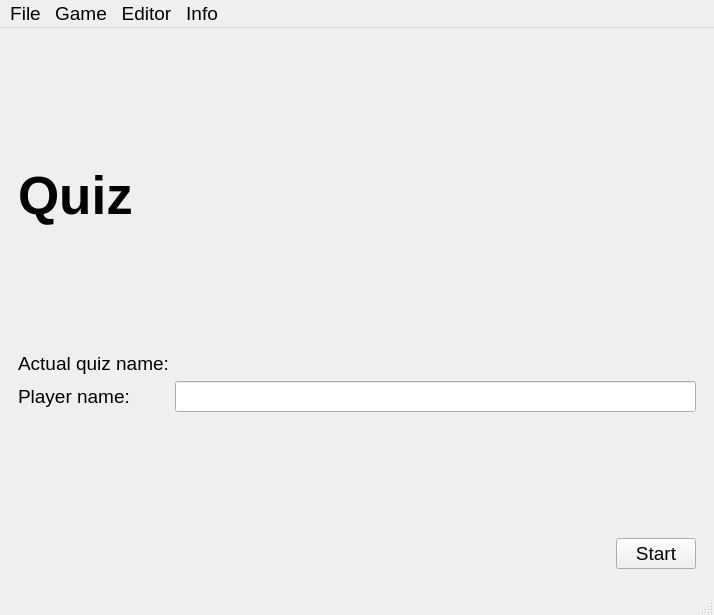
<?xml version="1.0" encoding="UTF-8"?>
<ui version="4.0">
 <class>MainWindow</class>
 <widget class="QMainWindow" name="MainWindow">
  <property name="geometry">
   <rect>
    <x>0</x>
    <y>0</y>
    <width>714</width>
    <height>615</height>
   </rect>
  </property>
  <property name="sizePolicy">
   <sizepolicy hsizetype="Expanding" vsizetype="MinimumExpanding">
    <horstretch>0</horstretch>
    <verstretch>0</verstretch>
   </sizepolicy>
  </property>
  <property name="minimumSize">
   <size>
    <width>0</width>
    <height>615</height>
   </size>
  </property>
  <property name="font">
   <font>
    <pointsize>14</pointsize>
   </font>
  </property>
  <property name="windowTitle">
   <string>MainWindow</string>
  </property>
  <property name="windowIcon">
   <iconset>
    <normaloff>:/icons/question_mark.png</normaloff>:/icons/question_mark.png</iconset>
  </property>
  <widget class="QWidget" name="centralwidget">
   <layout class="QVBoxLayout" name="verticalLayout_2">
    <item>
     <widget class="QStackedWidget" name="stackedWidget">
      <property name="currentIndex">
       <number>0</number>
      </property>
      <widget class="QWidget" name="home">
       <layout class="QVBoxLayout" name="verticalLayout_3">
        <item>
         <layout class="QVBoxLayout" name="verticalLayout">
          <item>
           <spacer name="verticalSpacer_3">
            <property name="orientation">
             <enum>Qt::Vertical</enum>
            </property>
            <property name="sizeHint" stdset="0">
             <size>
              <width>20</width>
              <height>40</height>
             </size>
            </property>
           </spacer>
          </item>
          <item>
           <widget class="QLabel" name="title">
            <property name="font">
             <font>
              <pointsize>40</pointsize>
              <bold>true</bold>
             </font>
            </property>
            <property name="text">
             <string>Quiz</string>
            </property>
           </widget>
          </item>
          <item>
           <spacer name="verticalSpacer_2">
            <property name="orientation">
             <enum>Qt::Vertical</enum>
            </property>
            <property name="sizeHint" stdset="0">
             <size>
              <width>20</width>
              <height>40</height>
             </size>
            </property>
           </spacer>
          </item>
          <item>
           <layout class="QFormLayout" name="formLayout">
            <item row="0" column="0">
             <widget class="QLabel" name="actualQuiz">
              <property name="font">
               <font>
                <pointsize>14</pointsize>
               </font>
              </property>
              <property name="text">
               <string>Actual quiz name:</string>
              </property>
             </widget>
            </item>
            <item row="0" column="1">
             <widget class="QLabel" name="filename">
              <property name="font">
               <font>
                <pointsize>14</pointsize>
                <bold>true</bold>
               </font>
              </property>
              <property name="text">
               <string/>
              </property>
             </widget>
            </item>
            <item row="1" column="0">
             <widget class="QLabel" name="playerNameLabel">
              <property name="font">
               <font>
                <pointsize>14</pointsize>
               </font>
              </property>
              <property name="text">
               <string>Player name:</string>
              </property>
             </widget>
            </item>
            <item row="1" column="1">
             <widget class="QLineEdit" name="playerName">
              <property name="font">
               <font>
                <pointsize>14</pointsize>
               </font>
              </property>
             </widget>
            </item>
           </layout>
          </item>
          <item>
           <spacer name="verticalSpacer">
            <property name="orientation">
             <enum>Qt::Vertical</enum>
            </property>
            <property name="sizeHint" stdset="0">
             <size>
              <width>20</width>
              <height>40</height>
             </size>
            </property>
           </spacer>
          </item>
          <item>
           <layout class="QHBoxLayout" name="horizontalLayout">
            <item>
             <spacer name="horizontalSpacer">
              <property name="orientation">
               <enum>Qt::Horizontal</enum>
              </property>
              <property name="sizeHint" stdset="0">
               <size>
                <width>298</width>
                <height>20</height>
               </size>
              </property>
             </spacer>
            </item>
            <item>
             <widget class="QPushButton" name="startButton">
              <property name="text">
               <string>Start</string>
              </property>
             </widget>
            </item>
           </layout>
          </item>
         </layout>
        </item>
       </layout>
      </widget>
      <widget class="QWidget" name="editor">
       <layout class="QHBoxLayout" name="horizontalLayout_12">
        <item>
         <layout class="QVBoxLayout" name="verticalLayout_6">
          <item>
           <layout class="QHBoxLayout" name="horizontalLayout_4">
            <item>
             <widget class="QLabel" name="quizNameLabel">
              <property name="font">
               <font>
                <pointsize>16</pointsize>
               </font>
              </property>
              <property name="text">
               <string>Quiz name:</string>
              </property>
             </widget>
            </item>
            <item>
             <widget class="QLineEdit" name="quizName">
              <property name="font">
               <font>
                <pointsize>16</pointsize>
               </font>
              </property>
             </widget>
            </item>
           </layout>
          </item>
          <item>
           <layout class="QHBoxLayout" name="horizontalLayout_11">
            <item>
             <spacer name="verticalSpacer_7">
              <property name="orientation">
               <enum>Qt::Vertical</enum>
              </property>
              <property name="sizeHint" stdset="0">
               <size>
                <width>20</width>
                <height>18</height>
               </size>
              </property>
             </spacer>
            </item>
            <item>
             <spacer name="horizontalSpacer_7">
              <property name="orientation">
               <enum>Qt::Horizontal</enum>
              </property>
              <property name="sizeHint" stdset="0">
               <size>
                <width>118</width>
                <height>20</height>
               </size>
              </property>
             </spacer>
            </item>
            <item>
             <widget class="QLabel" name="timelimitLabel">
              <property name="text">
               <string>Timelimit:</string>
              </property>
             </widget>
            </item>
            <item>
             <widget class="QLineEdit" name="timelimitEditor">
              <property name="sizePolicy">
               <sizepolicy hsizetype="Maximum" vsizetype="Fixed">
                <horstretch>0</horstretch>
                <verstretch>0</verstretch>
               </sizepolicy>
              </property>
              <property name="minimumSize">
               <size>
                <width>0</width>
                <height>0</height>
               </size>
              </property>
              <property name="maximumSize">
               <size>
                <width>40</width>
                <height>16777215</height>
               </size>
              </property>
             </widget>
            </item>
            <item>
             <widget class="QLabel" name="secoundsLabel">
              <property name="text">
               <string>s </string>
              </property>
             </widget>
            </item>
           </layout>
          </item>
          <item>
           <widget class="QListWidget" name="questions">
            <property name="minimumSize">
             <size>
              <width>0</width>
              <height>300</height>
             </size>
            </property>
           </widget>
          </item>
          <item>
           <spacer name="verticalSpacer_6">
            <property name="orientation">
             <enum>Qt::Vertical</enum>
            </property>
            <property name="sizeHint" stdset="0">
             <size>
              <width>20</width>
              <height>18</height>
             </size>
            </property>
           </spacer>
          </item>
          <item>
           <layout class="QHBoxLayout" name="horizontalLayout_6">
            <item>
             <widget class="QPushButton" name="editQuestion">
              <property name="font">
               <font>
                <pointsize>12</pointsize>
               </font>
              </property>
              <property name="text">
               <string>Edit question</string>
              </property>
             </widget>
            </item>
            <item>
             <widget class="QPushButton" name="removeQuestion">
              <property name="font">
               <font>
                <pointsize>12</pointsize>
               </font>
              </property>
              <property name="text">
               <string>Remove question</string>
              </property>
             </widget>
            </item>
            <item>
             <spacer name="horizontalSpacer_5">
              <property name="orientation">
               <enum>Qt::Horizontal</enum>
              </property>
              <property name="sizeHint" stdset="0">
               <size>
                <width>178</width>
                <height>20</height>
               </size>
              </property>
             </spacer>
            </item>
            <item>
             <widget class="QPushButton" name="createQuestion">
              <property name="font">
               <font>
                <pointsize>12</pointsize>
               </font>
              </property>
              <property name="text">
               <string>New question</string>
              </property>
             </widget>
            </item>
           </layout>
          </item>
          <item>
           <layout class="QHBoxLayout" name="horizontalLayout_5">
            <item>
             <spacer name="horizontalSpacer_4">
              <property name="orientation">
               <enum>Qt::Horizontal</enum>
              </property>
              <property name="sizeHint" stdset="0">
               <size>
                <width>458</width>
                <height>20</height>
               </size>
              </property>
             </spacer>
            </item>
            <item>
             <widget class="QPushButton" name="saveQuiz">
              <property name="font">
               <font>
                <pointsize>12</pointsize>
               </font>
              </property>
              <property name="text">
               <string>Save</string>
              </property>
             </widget>
            </item>
           </layout>
          </item>
         </layout>
        </item>
       </layout>
      </widget>
      <widget class="QWidget" name="game">
       <layout class="QHBoxLayout" name="horizontalLayout_13">
        <item>
         <layout class="QVBoxLayout" name="verticalLayout_11">
          <item>
           <layout class="QHBoxLayout" name="horizontalLayout_3">
            <item>
             <widget class="QLabel" name="actualQuestionLabel">
              <property name="text">
               <string>Actual question:</string>
              </property>
             </widget>
            </item>
            <item>
             <widget class="QLabel" name="actualQuestion">
              <property name="text">
               <string/>
              </property>
             </widget>
            </item>
            <item>
             <spacer name="horizontalSpacer_3">
              <property name="orientation">
               <enum>Qt::Horizontal</enum>
              </property>
              <property name="sizeHint" stdset="0">
               <size>
                <width>448</width>
                <height>20</height>
               </size>
              </property>
             </spacer>
            </item>
            <item>
             <widget class="QLabel" name="actualQuestionIndex">
              <property name="text">
               <string>asd</string>
              </property>
             </widget>
            </item>
           </layout>
          </item>
          <item>
           <layout class="QVBoxLayout" name="verticalLayout_7">
            <item>
             <layout class="QHBoxLayout" name="horizontalLayout_9">
              <item>
               <spacer name="horizontalSpacer_6">
                <property name="orientation">
                 <enum>Qt::Horizontal</enum>
                </property>
                <property name="sizeHint" stdset="0">
                 <size>
                  <width>318</width>
                  <height>20</height>
                 </size>
                </property>
               </spacer>
              </item>
              <item>
               <spacer name="verticalSpacer_4">
                <property name="orientation">
                 <enum>Qt::Vertical</enum>
                </property>
                <property name="sizeType">
                 <enum>QSizePolicy::Fixed</enum>
                </property>
                <property name="sizeHint" stdset="0">
                 <size>
                  <width>28</width>
                  <height>125</height>
                 </size>
                </property>
               </spacer>
              </item>
              <item>
               <layout class="QVBoxLayout" name="verticalLayout_5">
                <item>
                 <layout class="QHBoxLayout" name="horizontalLayout_8">
                  <item>
                   <widget class="QLabel" name="label_2">
                    <property name="text">
                     <string>Timeleft:</string>
                    </property>
                   </widget>
                  </item>
                  <item>
                   <widget class="QLCDNumber" name="timeleftMinutes">
                    <property name="sizePolicy">
                     <sizepolicy hsizetype="Expanding" vsizetype="Minimum">
                      <horstretch>0</horstretch>
                      <verstretch>0</verstretch>
                     </sizepolicy>
                    </property>
                    <property name="font">
                     <font>
                      <pointsize>14</pointsize>
                      <bold>true</bold>
                     </font>
                    </property>
                   </widget>
                  </item>
                  <item>
                   <widget class="QLabel" name="label_3">
                    <property name="text">
                     <string>:</string>
                    </property>
                   </widget>
                  </item>
                  <item>
                   <widget class="QLCDNumber" name="timeleftSeconds">
                    <property name="sizePolicy">
                     <sizepolicy hsizetype="Expanding" vsizetype="Minimum">
                      <horstretch>0</horstretch>
                      <verstretch>0</verstretch>
                     </sizepolicy>
                    </property>
                    <property name="font">
                     <font>
                      <pointsize>14</pointsize>
                      <bold>true</bold>
                     </font>
                    </property>
                   </widget>
                  </item>
                 </layout>
                </item>
                <item>
                 <spacer name="verticalSpacer_9">
                  <property name="orientation">
                   <enum>Qt::Vertical</enum>
                  </property>
                  <property name="sizeType">
                   <enum>QSizePolicy::Fixed</enum>
                  </property>
                  <property name="sizeHint" stdset="0">
                   <size>
                    <width>20</width>
                    <height>88</height>
                   </size>
                  </property>
                 </spacer>
                </item>
               </layout>
              </item>
             </layout>
            </item>
            <item>
             <spacer name="verticalSpacer_11">
              <property name="orientation">
               <enum>Qt::Vertical</enum>
              </property>
              <property name="sizeHint" stdset="0">
               <size>
                <width>20</width>
                <height>40</height>
               </size>
              </property>
             </spacer>
            </item>
            <item>
             <layout class="QVBoxLayout" name="verticalLayout_15">
              <item>
               <widget class="QGroupBox" name="aktualis_kerdes">
                <property name="sizePolicy">
                 <sizepolicy hsizetype="Expanding" vsizetype="Fixed">
                  <horstretch>0</horstretch>
                  <verstretch>0</verstretch>
                 </sizepolicy>
                </property>
                <property name="minimumSize">
                 <size>
                  <width>672</width>
                  <height>179</height>
                 </size>
                </property>
                <property name="title">
                 <string>GroupBox</string>
                </property>
                <widget class="QWidget" name="layoutWidget">
                 <property name="geometry">
                  <rect>
                   <x>10</x>
                   <y>32</y>
                   <width>661</width>
                   <height>150</height>
                  </rect>
                 </property>
                 <layout class="QHBoxLayout" name="horizontalLayout_10">
                  <item>
                   <layout class="QVBoxLayout" name="verticalLayout_4">
                    <item>
                     <widget class="QRadioButton" name="A_valasz">
                      <property name="text">
                       <string>RadioButton</string>
                      </property>
                     </widget>
                    </item>
                    <item>
                     <widget class="QRadioButton" name="B_valasz">
                      <property name="text">
                       <string>RadioButton</string>
                      </property>
                     </widget>
                    </item>
                    <item>
                     <widget class="QRadioButton" name="C_valasz">
                      <property name="text">
                       <string>RadioButton</string>
                      </property>
                     </widget>
                    </item>
                    <item>
                     <widget class="QRadioButton" name="D_valasz">
                      <property name="text">
                       <string>RadioButton</string>
                      </property>
                     </widget>
                    </item>
                   </layout>
                  </item>
                  <item>
                   <spacer name="verticalSpacer_10">
                    <property name="orientation">
                     <enum>Qt::Vertical</enum>
                    </property>
                    <property name="sizeHint" stdset="0">
                     <size>
                      <width>20</width>
                      <height>128</height>
                     </size>
                    </property>
                   </spacer>
                  </item>
                 </layout>
                </widget>
               </widget>
              </item>
             </layout>
            </item>
           </layout>
          </item>
          <item>
           <spacer name="verticalSpacer_5">
            <property name="orientation">
             <enum>Qt::Vertical</enum>
            </property>
            <property name="sizeHint" stdset="0">
             <size>
              <width>20</width>
              <height>40</height>
             </size>
            </property>
           </spacer>
          </item>
          <item>
           <layout class="QHBoxLayout" name="horizontalLayout_2">
            <item>
             <widget class="QLabel" name="actualScoreLabel">
              <property name="text">
               <string>Actual score:</string>
              </property>
             </widget>
            </item>
            <item>
             <widget class="QLabel" name="actualScore">
              <property name="text">
               <string/>
              </property>
             </widget>
            </item>
            <item>
             <spacer name="horizontalSpacer_2">
              <property name="orientation">
               <enum>Qt::Horizontal</enum>
              </property>
              <property name="sizeHint" stdset="0">
               <size>
                <width>198</width>
                <height>20</height>
               </size>
              </property>
             </spacer>
            </item>
            <item>
             <widget class="QPushButton" name="nextQuestion">
              <property name="text">
               <string>Next question</string>
              </property>
             </widget>
            </item>
           </layout>
          </item>
         </layout>
        </item>
       </layout>
      </widget>
      <widget class="QWidget" name="info">
       <layout class="QVBoxLayout" name="verticalLayout_9">
        <item>
         <layout class="QVBoxLayout" name="verticalLayout_8">
          <item>
           <widget class="QTextBrowser" name="textBrowser">
            <property name="html">
             <string>&lt;!DOCTYPE HTML PUBLIC &quot;-//W3C//DTD HTML 4.0//EN&quot; &quot;http://www.w3.org/TR/REC-html40/strict.dtd&quot;&gt;
&lt;html&gt;&lt;head&gt;&lt;meta name=&quot;qrichtext&quot; content=&quot;1&quot; /&gt;&lt;meta charset=&quot;utf-8&quot; /&gt;&lt;style type=&quot;text/css&quot;&gt;
p, li { white-space: pre-wrap; }
hr { height: 1px; border-width: 0; }
li.unchecked::marker { content: &quot;\2610&quot;; }
li.checked::marker { content: &quot;\2612&quot;; }
&lt;/style&gt;&lt;/head&gt;&lt;body style=&quot; font-family:'Segoe UI'; font-size:14pt; font-weight:400; font-style:normal;&quot;&gt;
&lt;p align=&quot;center&quot; style=&quot; margin-top:0px; margin-bottom:0px; margin-left:0px; margin-right:0px; -qt-block-indent:0; text-indent:0px;&quot;&gt;&lt;span style=&quot; font-family:'MS Shell Dlg 2'; font-size:16pt; font-weight:600;&quot;&gt;Information&lt;/span&gt;&lt;/p&gt;
&lt;p align=&quot;center&quot; style=&quot;-qt-paragraph-type:empty; margin-top:0px; margin-bottom:0px; margin-left:0px; margin-right:0px; -qt-block-indent:0; text-indent:0px; font-family:'MS Shell Dlg 2'; font-size:16pt; font-weight:600;&quot;&gt;&lt;br /&gt;&lt;/p&gt;
&lt;p style=&quot; margin-top:0px; margin-bottom:0px; margin-left:0px; margin-right:0px; -qt-block-indent:0; text-indent:0px;&quot;&gt;&lt;span style=&quot; font-family:'MS Shell Dlg 2';&quot;&gt;With the application you can play, create and edit 4 option quizzes.&lt;/span&gt;&lt;/p&gt;
&lt;p style=&quot; margin-top:0px; margin-bottom:0px; margin-left:0px; margin-right:0px; -qt-block-indent:0; text-indent:0px;&quot;&gt;&lt;span style=&quot; font-family:'MS Shell Dlg 2';&quot;&gt;To load an existing quiz click on &amp;quot;File-&amp;gt;Choose quiz&amp;quot; menu item.&lt;/span&gt;&lt;/p&gt;
&lt;p style=&quot; margin-top:0px; margin-bottom:0px; margin-left:0px; margin-right:0px; -qt-block-indent:0; text-indent:0px;&quot;&gt;After that type in a player name and you can immediately start the game by clicking on the &amp;quot;Start&amp;quot; button.&lt;/p&gt;
&lt;p style=&quot;-qt-paragraph-type:empty; margin-top:0px; margin-bottom:0px; margin-left:0px; margin-right:0px; -qt-block-indent:0; text-indent:0px; font-family:'MS Shell Dlg 2';&quot;&gt;&lt;br /&gt;&lt;/p&gt;
&lt;p style=&quot; margin-top:0px; margin-bottom:0px; margin-left:0px; margin-right:0px; -qt-block-indent:0; text-indent:0px;&quot;&gt;Pick the right answear and then click on the &amp;quot;Next question&amp;quot; button until you can see a pop-up window with the results. If you want to start again, you can click on &amp;quot;Game -&amp;gt; New game&amp;quot; menu item&lt;span style=&quot; font-family:'MS Shell Dlg 2';&quot;&gt;. If you want to quit while you were answearing you can do that by clicking on &amp;quot;Game -&amp;gt; Exit to menu&amp;quot; item.&lt;/span&gt;&lt;/p&gt;
&lt;p style=&quot;-qt-paragraph-type:empty; margin-top:0px; margin-bottom:0px; margin-left:0px; margin-right:0px; -qt-block-indent:0; text-indent:0px; font-family:'MS Shell Dlg 2';&quot;&gt;&lt;br /&gt;&lt;/p&gt;
&lt;p style=&quot; margin-top:0px; margin-bottom:0px; margin-left:0px; margin-right:0px; -qt-block-indent:0; text-indent:0px;&quot;&gt;If you would like to create a new quiz you can choose the &amp;quot;Editor -&amp;gt; New quiz&amp;quot; option from the dropdown menu, after that you can follow the workflow.&lt;/p&gt;
&lt;p style=&quot;-qt-paragraph-type:empty; margin-top:0px; margin-bottom:0px; margin-left:0px; margin-right:0px; -qt-block-indent:0; text-indent:0px;&quot;&gt;&lt;br /&gt;&lt;/p&gt;
&lt;p style=&quot; margin-top:0px; margin-bottom:0px; margin-left:0px; margin-right:0px; -qt-block-indent:0; text-indent:0px;&quot;&gt;If you would like to edit an existing quiz you can achieve that via &amp;quot;Editor -&amp;gt; Edit quiz&amp;quot;, then use the available buttons and input fields.&lt;/p&gt;&lt;/body&gt;&lt;/html&gt;</string>
            </property>
           </widget>
          </item>
         </layout>
        </item>
       </layout>
      </widget>
      <widget class="QWidget" name="highscores">
       <layout class="QHBoxLayout" name="horizontalLayout_7">
        <item>
         <layout class="QVBoxLayout" name="verticalLayout_10">
          <item>
           <widget class="QLabel" name="highscoresLabel">
            <property name="text">
             <string>Highscores</string>
            </property>
            <property name="alignment">
             <set>Qt::AlignCenter</set>
            </property>
           </widget>
          </item>
          <item>
           <widget class="QTableWidget" name="scoreTable">
            <property name="sizePolicy">
             <sizepolicy hsizetype="Minimum" vsizetype="Expanding">
              <horstretch>0</horstretch>
              <verstretch>0</verstretch>
             </sizepolicy>
            </property>
            <property name="minimumSize">
             <size>
              <width>622</width>
              <height>0</height>
             </size>
            </property>
           </widget>
          </item>
          <item>
           <spacer name="verticalSpacer_8">
            <property name="orientation">
             <enum>Qt::Vertical</enum>
            </property>
            <property name="sizeType">
             <enum>QSizePolicy::Fixed</enum>
            </property>
            <property name="sizeHint" stdset="0">
             <size>
              <width>20</width>
              <height>30</height>
             </size>
            </property>
           </spacer>
          </item>
         </layout>
        </item>
       </layout>
      </widget>
      <widget class="QWidget" name="read_file">
       <layout class="QVBoxLayout" name="verticalLayout_13">
        <item>
         <layout class="QVBoxLayout" name="verticalLayout_12">
          <item>
           <widget class="QLabel" name="label_5">
            <property name="text">
             <string>Choose quiz file</string>
            </property>
            <property name="alignment">
             <set>Qt::AlignCenter</set>
            </property>
           </widget>
          </item>
          <item>
           <widget class="QListWidget" name="fileList"/>
          </item>
          <item>
           <layout class="QHBoxLayout" name="horizontalLayout_14">
            <item>
             <widget class="QPushButton" name="fileChoosingOk">
              <property name="text">
               <string>OK</string>
              </property>
             </widget>
            </item>
            <item>
             <widget class="QPushButton" name="fileChoosingCancel">
              <property name="text">
               <string>Cancel</string>
              </property>
             </widget>
            </item>
           </layout>
          </item>
         </layout>
        </item>
       </layout>
      </widget>
     </widget>
    </item>
   </layout>
  </widget>
  <widget class="QMenuBar" name="menubar">
   <property name="geometry">
    <rect>
     <x>0</x>
     <y>0</y>
     <width>714</width>
     <height>31</height>
    </rect>
   </property>
   <widget class="QMenu" name="menuFile">
    <property name="title">
     <string>File</string>
    </property>
    <addaction name="actionChoose"/>
    <addaction name="actionChooseWithExplorer"/>
    <addaction name="actionChooseFromFileList"/>
    <addaction name="actionExit"/>
   </widget>
   <widget class="QMenu" name="menuJ_t">
    <property name="title">
     <string>Game</string>
    </property>
    <addaction name="actionNewGame"/>
    <addaction name="actionExitToHome"/>
    <addaction name="actionHighscores"/>
   </widget>
   <widget class="QMenu" name="menuEdit">
    <property name="title">
     <string>Editor</string>
    </property>
    <addaction name="actionCreateNewQuiz"/>
    <addaction name="actionEditQuiz"/>
   </widget>
   <widget class="QMenu" name="menuInfo">
    <property name="title">
     <string>Info</string>
    </property>
    <addaction name="actionInfo"/>
   </widget>
   <addaction name="menuFile"/>
   <addaction name="menuJ_t"/>
   <addaction name="menuEdit"/>
   <addaction name="menuInfo"/>
  </widget>
  <widget class="QStatusBar" name="statusbar"/>
  <action name="actionChoose">
   <property name="icon">
    <iconset resource="../res.qrc">
     <normaloff>:/icons/assets/choose.png</normaloff>:/icons/assets/choose.png</iconset>
   </property>
   <property name="text">
    <string>Choose quiz</string>
   </property>
  </action>
  <action name="actionChooseWithExplorer">
   <property name="icon">
    <iconset resource="../res.qrc">
     <normaloff>:/icons/assets/explorer.png</normaloff>:/icons/assets/explorer.png</iconset>
   </property>
   <property name="text">
    <string>Choose quiz (Explorer)</string>
   </property>
  </action>
  <action name="actionExit">
   <property name="icon">
    <iconset resource="../res.qrc">
     <normaloff>:/icons/assets/exit.png</normaloff>:/icons/assets/exit.png</iconset>
   </property>
   <property name="text">
    <string>Exit</string>
   </property>
  </action>
  <action name="actionNewGame">
   <property name="icon">
    <iconset resource="../res.qrc">
     <normaloff>:/icons/assets/play.png</normaloff>:/icons/assets/play.png</iconset>
   </property>
   <property name="text">
    <string>New game</string>
   </property>
  </action>
  <action name="actionExitToHome">
   <property name="icon">
    <iconset resource="../res.qrc">
     <normaloff>:/icons/assets/home.png</normaloff>:/icons/assets/home.png</iconset>
   </property>
   <property name="text">
    <string>Exit to home</string>
   </property>
  </action>
  <action name="actionEditQuiz">
   <property name="icon">
    <iconset resource="../res.qrc">
     <normaloff>:/icons/assets/edit.png</normaloff>:/icons/assets/edit.png</iconset>
   </property>
   <property name="text">
    <string>Edit quiz</string>
   </property>
  </action>
  <action name="actionCreateNewQuiz">
   <property name="icon">
    <iconset resource="../res.qrc">
     <normaloff>:/icons/assets/new.png</normaloff>:/icons/assets/new.png</iconset>
   </property>
   <property name="text">
    <string>New quiz</string>
   </property>
  </action>
  <action name="actionInfo">
   <property name="icon">
    <iconset resource="../res.qrc">
     <normaloff>:/icons/assets/info.png</normaloff>:/icons/assets/info.png</iconset>
   </property>
   <property name="text">
    <string>Open information</string>
   </property>
  </action>
  <action name="actionHighscores">
   <property name="icon">
    <iconset resource="../res.qrc">
     <normaloff>:/icons/assets/crown.png</normaloff>:/icons/assets/crown.png</iconset>
   </property>
   <property name="text">
    <string>Highscores</string>
   </property>
  </action>
  <action name="actionChooseFromFileList">
   <property name="icon">
    <iconset resource="../res.qrc">
     <normaloff>:/icons/assets/choose2.png</normaloff>:/icons/assets/choose2.png</iconset>
   </property>
   <property name="text">
    <string>Choose quiz (file list)</string>
   </property>
  </action>
 </widget>
 <resources>
  <include location="../res.qrc"/>
 </resources>
 <connections/>
</ui>
